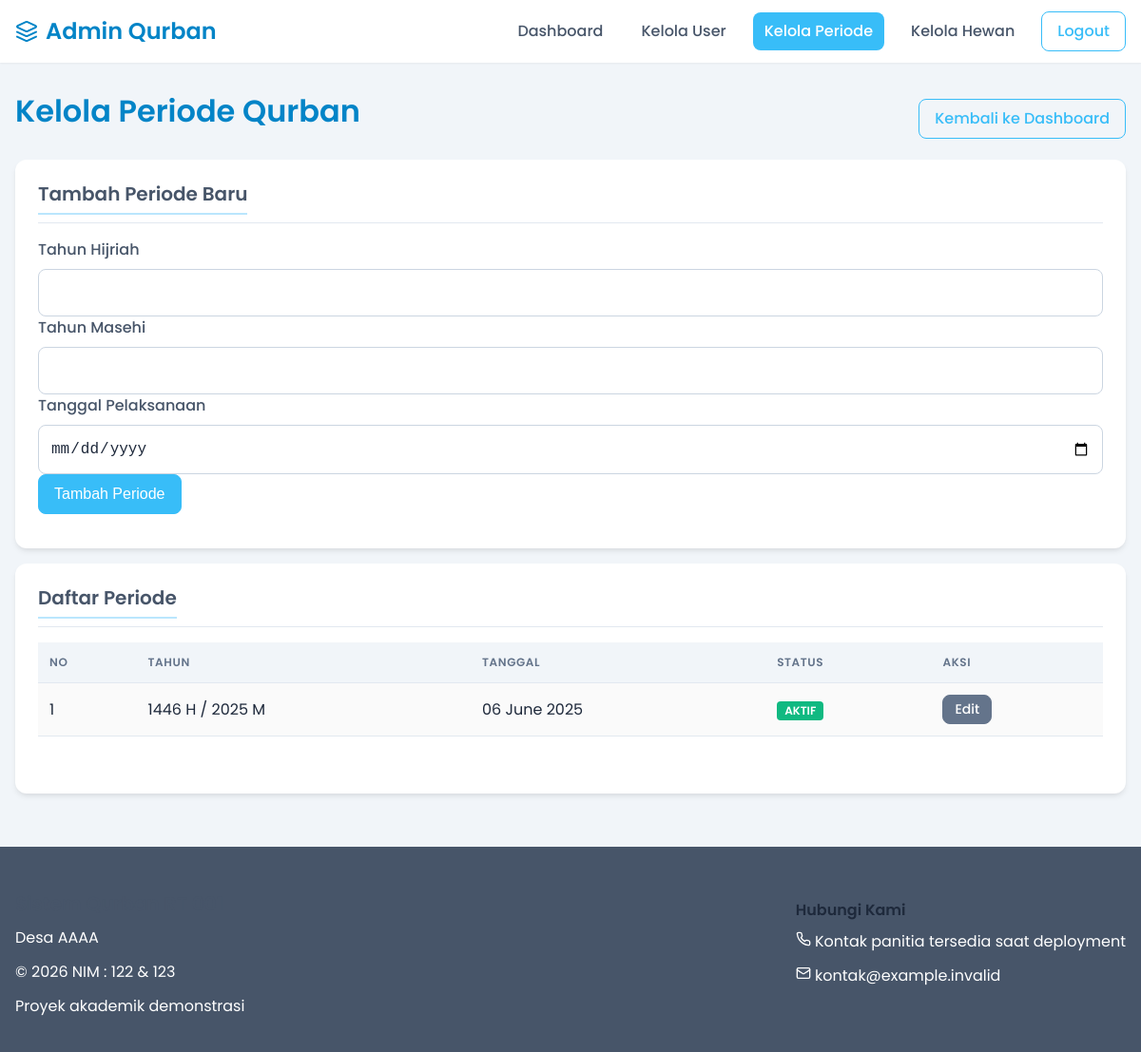
The app's page /admin/kelola_periode.php (signed in) with its own data.
### tables this page shows
CREATE TABLE `periode_qurban` (
  `id_periode` int(11) NOT NULL AUTO_INCREMENT,
  `tahun_hijriah` varchar(10) NOT NULL,
  `tahun_masehi` year(4) NOT NULL,
  `tanggal_pelaksanaan` date NOT NULL,
  `is_active` tinyint(1) DEFAULT 1,
  `created_at` timestamp NULL DEFAULT current_timestamp(),
  PRIMARY KEY (`id_periode`)
);

### admin/kelola_periode.php (the view, shortened to what this page needs)
<?php
require_once '../config/database.php';
?>
<!DOCTYPE html>
<html lang="id">
<head>
    <link rel="stylesheet" href="../src/styles/main.css">
</head>
<body>
    <?php include_once '../src/components/header_admin.php'; ?>
    <main class="main-content">
        <div class="container">
            <div class="d-flex justify-content-between align-items-center mb-4">
                <h1>Kelola Periode Qurban</h1>
                <a href="index.php" class="btn btn-outline-primary">Kembali ke Dashboard</a>
            </div>
            <div class="card animate-on-scroll mb-4">
                <div class="card-header">
                    <h2 class="card-title">Tambah Periode Baru</h2>
                </div>
                <div class="card-body">
                    <form method="POST" class="row g-3">
                        <div class="col-md-4">
                            <label for="tahun_hijriah" class="form-label">Tahun Hijriah</label>
                            <input type="text" id="tahun_hijriah" name="tahun_hijriah" class="form-control" required>
                        </div>
                        <div class="col-md-4">
                            <label for="tahun_masehi" class="form-label">Tahun Masehi</label>
                            <input type="number" id="tahun_masehi" name="tahun_masehi" class="form-control" required>
                        </div>
                        <div class="col-md-4">
                            <label for="tanggal_pelaksanaan" class="form-label">Tanggal Pelaksanaan</label>
                            <input type="date" id="tanggal_pelaksanaan" name="tanggal_pelaksanaan" class="form-control" required>
                        </div>
                        <div class="col-12">
                            <button type="submit" class="btn btn-primary">Tambah Periode</button>
                        </div>
                    </form>
                </div>
            </div>
            <div class="card animate-on-scroll">
                <div class="card-header">
                    <h2 class="card-title">Daftar Periode</h2>
                </div>
                <div class="card-body">
                    <div class="table-responsive">
                        <table class="table table-striped">
                            <thead>
                                <tr>
                                    <th>No</th>
                                    <th>Tahun</th>
                                    <th>Tanggal</th>
                                    <th>Status</th>
                                    <th class="text-center">Aksi</th>
                                </tr>
                            </thead>
                            <tbody>
                                <?php
                                $result = mysqli_query($conn, "SELECT * FROM periode_qurban ORDER BY tahun_masehi DESC");
                                $no = 1;
                                while ($row = mysqli_fetch_assoc($result)):
                                ?>
                                <tr>
                                    <td><?php echo $no++; ?></td>
                                    <td><?php echo $row['tahun_hijriah']; ?> H / <?php echo $row['tahun_masehi']; ?> M</td>
                                    <td><?php echo date('d F Y', strtotime($row['tanggal_pelaksanaan'])); ?></td>
                                    <td>
                                        <span class="badge <?php echo $row['is_active'] ? 'badge-success' : 'badge-secondary'; ?>">
                                            <?php echo $row['is_active'] ? 'AKTIF' : 'Non-aktif'; ?>
                                        </span>
                                    </td>
                                    <td class="text-center">
                                        <a href="edit_periode.php?id=<?php echo $row['id_periode']; ?>" class="btn btn-sm btn-secondary">Edit</a>
                                    </td>
                                </tr>
                                <?php endwhile; ?>
                            </tbody>
                        </table>
                    </div>
                </div>
            </div>
        </div>
    </main>
    <?php include_once '../src/components/footer.php'; ?>
</body>
</html>

### records on screen
periode_qurban: tahun_hijriah "1446", tahun_masehi "2025", tanggal_pelaksanaan "06 June 2025", is_active "AKTIF"
